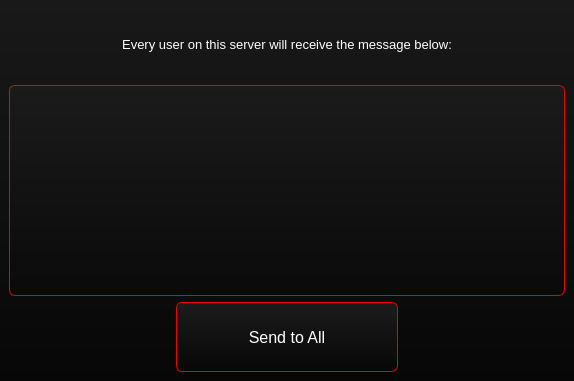
<?xml version="1.0" encoding="UTF-8"?>
<ui version="4.0">
 <class>GlobalMessageWindow</class>
 <widget class="QMainWindow" name="GlobalMessageWindow">
  <property name="geometry">
   <rect>
    <x>0</x>
    <y>0</y>
    <width>574</width>
    <height>381</height>
   </rect>
  </property>
  <property name="windowTitle">
   <string>Global Message</string>
  </property>
  <property name="styleSheet">
   <string notr="true">background-color: qlineargradient(spread:pad, x1:0.5, y1:1, x2:0.5, y2:0, stop:0 rgba(7, 7, 7, 255), stop:1 rgba(25, 25, 25, 255));
color: white;</string>
  </property>
  <widget class="QWidget" name="centralwidget">
   <layout class="QVBoxLayout" name="verticalLayout" stretch="20,60,20">
    <item>
     <widget class="QLabel" name="label">
      <property name="font">
       <font>
        <family>Segoe UI</family>
        <pointsize>10</pointsize>
       </font>
      </property>
      <property name="styleSheet">
       <string notr="true">background: transparent;</string>
      </property>
      <property name="text">
       <string>Every user on this server will receive the message below:</string>
      </property>
      <property name="alignment">
       <set>Qt::AlignCenter</set>
      </property>
      <property name="wordWrap">
       <bool>true</bool>
      </property>
     </widget>
    </item>
    <item>
     <widget class="QPlainTextEdit" name="plainTextEdit">
      <property name="font">
       <font>
        <family>Segoe UI</family>
       </font>
      </property>
      <property name="styleSheet">
       <string notr="true">background-color: qlineargradient(spread:pad, x1:0.5, y1:1, x2:0.5, y2:0, stop:0 rgba(10, 10, 10, 255), stop:1 rgba(27, 27, 27, 255));
selection-background-color: rgb(140, 0, 0);
border: 1px solid rgb(240, 0, 0);
border-radius: 6px;</string>
      </property>
     </widget>
    </item>
    <item>
     <layout class="QHBoxLayout" name="horizontalLayout" stretch="30,40,30">
      <item>
       <spacer name="horizontalSpacer">
        <property name="orientation">
         <enum>Qt::Horizontal</enum>
        </property>
        <property name="sizeHint" stdset="0">
         <size>
          <width>40</width>
          <height>20</height>
         </size>
        </property>
       </spacer>
      </item>
      <item>
       <widget class="QPushButton" name="pushButton">
        <property name="sizePolicy">
         <sizepolicy hsizetype="Minimum" vsizetype="Expanding">
          <horstretch>0</horstretch>
          <verstretch>0</verstretch>
         </sizepolicy>
        </property>
        <property name="font">
         <font>
          <family>Segoe UI</family>
          <pointsize>12</pointsize>
         </font>
        </property>
        <property name="styleSheet">
         <string notr="true">QPushButton
{
	background-color: qlineargradient(spread:pad, x1:0.5, y1:1, x2:0.5, y2:0, stop:0 rgba(7, 7, 7, 255), stop:1 rgba(28, 28, 28, 255));
	border: 1px solid rgb(240, 0, 0);
	border-radius: 6px;
	color: white;
}

QPushButton:disabled
{
	background-color: qlineargradient(spread:pad, x1:0.5, y1:1, x2:0.5, y2:0, stop:0 rgba(4, 4, 4, 200), stop:1 rgba(29, 29, 29, 230));
	border: 1px solid darkred;
	color: rgb(50, 50, 50);
}

QPushButton:hover
{
	background-color: qlineargradient(spread:pad, x1:0.5, y1:1, x2:0.5, y2:0, stop:0 rgba(37, 37, 37, 255), stop:1 rgba(58, 58, 58, 255));
	border: 1px solid white;
}</string>
        </property>
        <property name="text">
         <string>Send to All</string>
        </property>
       </widget>
      </item>
      <item>
       <spacer name="horizontalSpacer_2">
        <property name="orientation">
         <enum>Qt::Horizontal</enum>
        </property>
        <property name="sizeHint" stdset="0">
         <size>
          <width>40</width>
          <height>20</height>
         </size>
        </property>
       </spacer>
      </item>
     </layout>
    </item>
   </layout>
  </widget>
  <widget class="QMenuBar" name="menubar">
   <property name="geometry">
    <rect>
     <x>0</x>
     <y>0</y>
     <width>574</width>
     <height>30</height>
    </rect>
   </property>
  </widget>
 </widget>
 <resources/>
 <connections/>
</ui>
